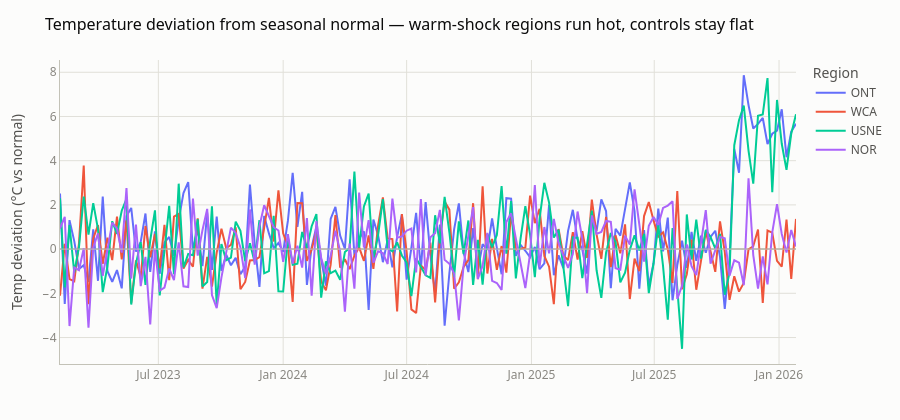

Notebook code for this chart:
### Markdown cell above
## Investigate — temperature deviation by region

### Code cell
warm, cold = ["ONT", "USNE"], ["WCA", "NOR"]
temp = con.execute(f"""
    SELECT w.week_start_date, f.region_code, f.avg_temp_vs_normal_c
    FROM silver.fact_weather_actual f
    JOIN silver.dim_week w ON w.week_id = f.week_id
    WHERE f.region_code IN {tuple(warm + cold)}
    ORDER BY 1
""").df()

fig = px.line(temp, x="week_start_date", y="avg_temp_vs_normal_c", color="region_code",
              labels={"week_start_date": "", "avg_temp_vs_normal_c": "Temp deviation (\u00b0C vs normal)",
                      "region_code": "Region"})
fig.add_hline(y=0, line_color="#c3c2b7", line_width=1)
style_fig(fig, "Temperature deviation from seasonal normal — warm-shock regions run hot, controls stay flat")

### Figure 1 — Plotly figure (JSON) as saved in the notebook; plotly's stock layout.template omitted (floating-point values rounded to 4 significant figures; data arrays with more than 128 entries replaced by an {"elided": "..."} marker saying what was removed)
{"data": [{"hovertemplate": "Region=ONT<br>=%{x}<br>Temp deviation (°C vs normal)=%{y}<extra></extra>", "legendgroup": "ONT", "line": {"color": "#636efa", "dash": "solid"}, "marker": {"symbol": "circle"}, "mode": "lines", "name": "ONT", "orientation": "v", "showlegend": true, "type": "scatter", "x": {"elided": "156 str values"}, "xaxis": "x", "y": {"elided": "156 float values"}, "yaxis": "y"}, {"hovertemplate": "Region=WCA<br>=%{x}<br>Temp deviation (°C vs normal)=%{y}<extra></extra>", "legendgroup": "WCA", "line": {"color": "#EF553B", "dash": "solid"}, "marker": {"symbol": "circle"}, "mode": "lines", "name": "WCA", "orientation": "v", "showlegend": true, "type": "scatter", "x": {"elided": "156 str values"}, "xaxis": "x", "y": {"elided": "156 float values"}, "yaxis": "y"}, {"hovertemplate": "Region=USNE<br>=%{x}<br>Temp deviation (°C vs normal)=%{y}<extra></extra>", "legendgroup": "USNE", "line": {"color": "#00cc96", "dash": "solid"}, "marker": {"symbol": "circle"}, "mode": "lines", "name": "USNE", "orientation": "v", "showlegend": true, "type": "scatter", "x": {"elided": "156 str values"}, "xaxis": "x", "y": {"elided": "156 float values"}, "yaxis": "y"}, {"hovertemplate": "Region=NOR<br>=%{x}<br>Temp deviation (°C vs normal)=%{y}<extra></extra>", "legendgroup": "NOR", "line": {"color": "#ab63fa", "dash": "solid"}, "marker": {"symbol": "circle"}, "mode": "lines", "name": "NOR", "orientation": "v", "showlegend": true, "type": "scatter", "x": {"elided": "156 str values"}, "xaxis": "x", "y": {"elided": "156 float values"}, "yaxis": "y"}], "layout": {"colorway": ["#2a78d6", "#eb6834", "#1baf7a", "#eda100", "#e87ba4", "#008300", "#4a3aa7", "#e34948"], "font": {"color": "#52514e", "family": "system-ui, -apple-system, 'Segoe UI', sans-serif", "size": 12}, "height": 420, "legend": {"bgcolor": "rgba(0,0,0,0)", "bordercolor": "rgba(0,0,0,0)", "title": {"text": "Region"}, "tracegroupgap": 0}, "margin": {"b": 50, "l": 60, "r": 30, "t": 60}, "paper_bgcolor": "#fcfcfb", "plot_bgcolor": "#fcfcfb", "shapes": [{"line": {"color": "#c3c2b7", "width": 1}, "type": "line", "x0": 0, "x1": 1, "xref": "x domain", "y0": 0, "y1": 0, "yref": "y"}], "title": {"font": {"color": "#0b0b0b", "family": "system-ui, -apple-system, 'Segoe UI', sans-serif", "size": 16}, "text": "Temperature deviation from seasonal normal — warm-shock regions run hot, controls stay flat"}, "xaxis": {"anchor": "y", "domain": [0.0, 1.0], "gridcolor": "#e1e0d9", "linecolor": "#c3c2b7", "tickfont": {"color": "#898781"}, "title": {"text": ""}, "zerolinecolor": "#c3c2b7"}, "yaxis": {"anchor": "x", "domain": [0.0, 1.0], "gridcolor": "#e1e0d9", "linecolor": "#c3c2b7", "tickfont": {"color": "#898781"}, "title": {"text": "Temp deviation (°C vs normal)"}, "zerolinecolor": "#c3c2b7"}}}
